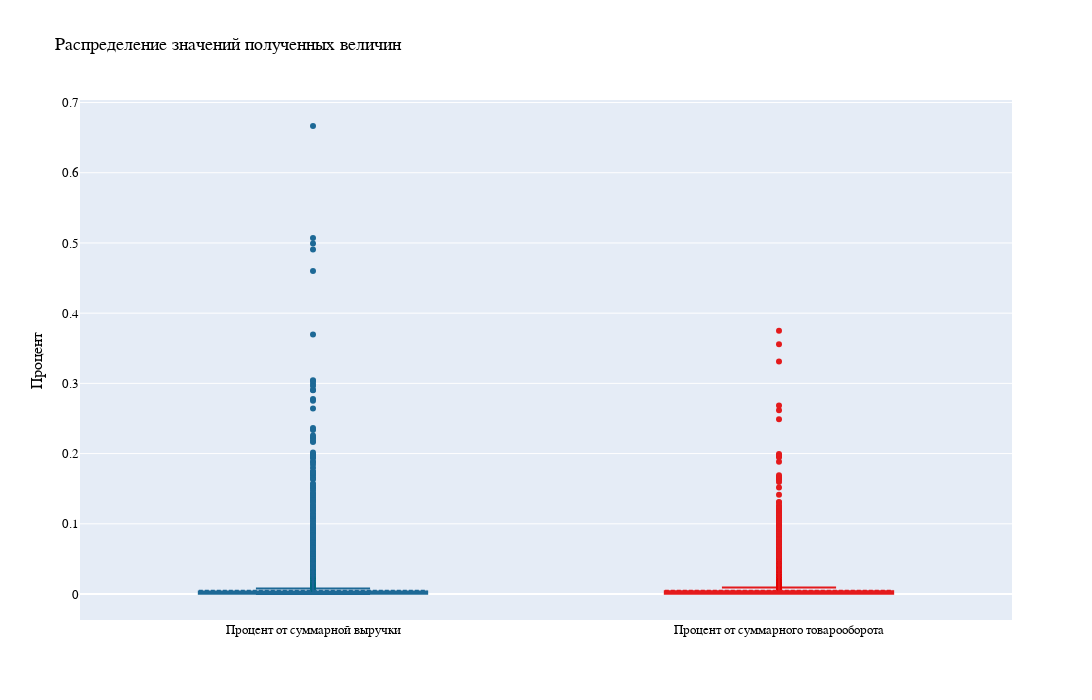

Notebook code for this chart:
### Code cell
fig = go.Figure()

fig.add_trace(go.Box(y = abc_grouped["revenue_part, %"], boxpoints='outliers', 
                     boxmean = True, name = "Процент от суммарной выручки", marker_color = colors_list[1]))
fig.add_trace(go.Box(y = abc_grouped["quantity_part, %"], boxpoints='outliers', 
                     boxmean=True, name = "Процент от суммарного товарооборота", marker_color = "rgb(228,26,28)"))

fig.update_layout(showlegend = False)
fig.update_layout(height = 700, width = 1200)
fig.update_layout(title = "Распределение значений полученных величин")
fig.update_layout(font_family = "Arial", font_size = 13, title_font_family = "Arial", font_color = "black")
fig.update_yaxes(title_text = "Процент")

fig.show()

### Figure 1 — Plotly figure (JSON) as saved in the notebook; plotly's stock layout.template omitted (floating-point values rounded to 4 significant figures; data arrays with more than 128 entries replaced by an {"elided": "..."} marker saying what was removed)
{"data": [{"boxmean": true, "boxpoints": "outliers", "marker": {"color": "rgb(29, 105, 150)"}, "name": "Процент от суммарной выручки", "type": "box", "y": {"elided": "21870 float values"}}, {"boxmean": true, "boxpoints": "outliers", "marker": {"color": "rgb(228,26,28)"}, "name": "Процент от суммарного товарооборота", "type": "box", "y": {"elided": "21870 float values"}}], "layout": {"font": {"color": "black", "family": "Arial", "size": 13}, "height": 700, "showlegend": false, "title": {"font": {"family": "Arial"}, "text": "Распределение значений полученных величин"}, "width": 1200, "yaxis": {"title": {"text": "Процент"}}}}
